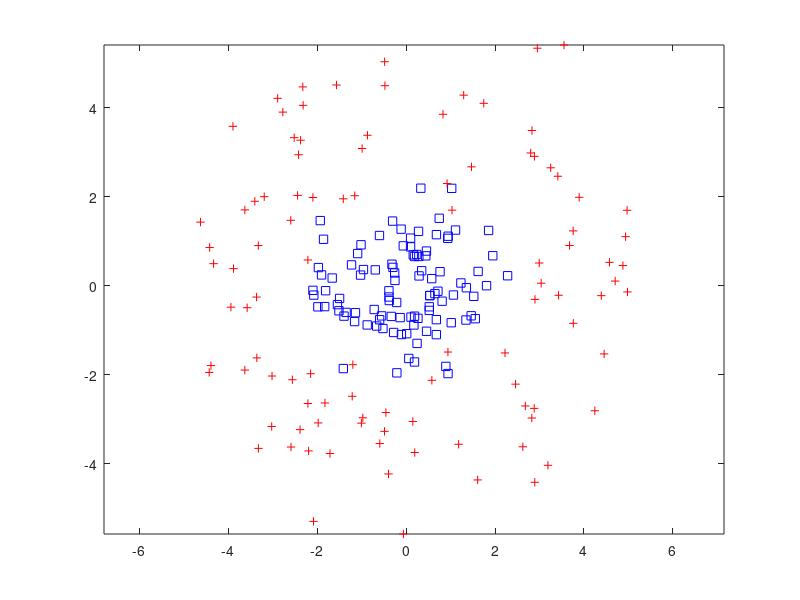

Write MATLAB code to recreate this figure. (Note: this script raises an error after producing the figure.)
% This script uses Mutual Information to guide
% the region splitting.
% Author: Jake Gunther
% Date: December 8, 2023

% Generate data in 2D
num = 100;
dataset.D = 2;
x = randn(num,2);
r = randn(num,1) + 4;
th = 2*pi*rand(num,1);
y = [r.*cos(th),r.*sin(th)];
dataset.X = [x;y];
dataset.y = [zeros(num,1);ones(num,1)]; % Classes 0 and 1
dataset.K = 2; % Number of classes
dataset.N = length(dataset.y);
dataset.xmax = max(dataset.X(:,1));
dataset.xmin = min(dataset.X(:,1));
dataset.ymax = max(dataset.X(:,2));
dataset.ymin = min(dataset.X(:,2));
clear x r th y num;

% Plot dataset
figure(30); clf;
for i=1:dataset.N
    if dataset.y(i) > 0
        plot(dataset.X(i,1),dataset.X(i,2),'r+'); hold on;
    else
        plot(dataset.X(i,1),dataset.X(i,2),'bs'); hold on;
    end
end
axis equal;

% Perform encoding by applying AdaBoost algorithm using stumps
enc.T = 30; % Number of classifiers
enc.t = zeros(enc.T,1); % Thresholds
enc.f = zeros(enc.T,1); % Feature indexes
enc.MI = zeros(enc.T,1); % Mutual information

% Loop over weak classifiers
for i=1:enc.T
    % Loop over dimensions
    bestmax = -inf;
    bestind = 0;
    bestthresh = 0;
    for d=1:dataset.D % Loop over dimensions in the feature vector
        % Extract the data for this dimension and sort it
        x = dataset.X(:,d); % Data
        [~,ind] = sort(x,'ascend'); % Sort

        % Try all the splits and compute the error assuming stumps
        themax = -inf;
        maxind = 0;

        % Create empty dictionaries
        Nc = configureDictionary('double','double');
        Mj = configureDictionary('double','double');
        Ncj = configureDictionary('double','double');
        
        % Initialize the dictionary counts:
        for s=1:dataset.N
            % 1. Get codeword index for each data point
            c = 0;
            for j=1:i-1
                if dataset.X(s,enc.f(j)) > enc.t(j)
                    c = c + 2^(j-1);
                end
            end

            % 2. Append a 1 to the codeword
            y = dataset.y(s); % Zero-based index
            c = c + 2^(i-1); % Zero-based index
            cj = c*dataset.K + y; % Zero-based index

            % 3. Index the dictionaries and increment counts
            Ncval = lookup(Nc,c,FallbackValue=0);
            Ncval = Ncval + 1;
            Nc(c) = Ncval;

            Mjval = lookup(Mj,y,Fallbackvalue=0);
            Mjval = Mjval + 1;
            Mj(y) = Mjval;

            Ncjval = lookup(Ncj,cj,Fallbackvalue=0);
            Ncjval = Ncjval + 1;
            Ncj(cj) = Ncjval;
            disp([c y cj]);
        end
        %fprintf('Initialization\n');
        %fprintf('Nc sum = %d\n',sumvals(Nc));
        %fprintf('Mj sum = %d\n',sumvals(Mj));
        %fprintf('Ncj sum = %d\n',sumvals(Ncj));
        %pause;
        
        MI = zeros(dataset.N-1,1);
        net_sum = 0;
        for s = 1:dataset.N-1 % Loop over splits
            % 1. Get codeword for x(s)
            c = 0;
            for j=1:i-1
                if dataset.X(ind(s),enc.f(j)) > enc.t(j)
                    c = c + 2^(j-1);
                end
            end
            
            % 2. Append a 1 to the codeword
            y = dataset.y(ind(s)); % Zero-based index
            c = c + 2^(i-1); % Zero-based index
            cj = c*dataset.K + y; % Zero-based index
            
            % 3. Index the dictionaries and decrement the counts
            Ncval = Nc(c);
            Ncval = Ncval - 1;
            if Ncval <= 0
                Nc(c) = [];
            else
                Nc(c) = Ncval;
            end

            Mjval = Mj(y);
            Mjval = Mjval - 1;
            if Mjval <= 0
                Mj(y) = [];
            else
                Mj(y) = Mjval;
            end

            Ncjval = Ncj(cj);
            Ncjval = Ncjval - 1;
            net_sum = net_sum - 1;
            if Ncjval <= 0
                Ncj(cj) = [];
            else
                Ncj(cj) = Ncjval;
            end
            
            % 4. Append a 0 to the codeword
            c = c - 2^(i-1); % Zero-based index
            cj = c*dataset.K + y; % Zero-based index
            
            % 5. Index the dictionaries and increment the counts
            Ncval = lookup(Nc,c,FallbackValue=0);
            Ncval = Ncval + 1;
            Nc(c) = Ncval;

            Mjval = lookup(Mj,y,Fallbackvalue=0);
            Mjval = Mjval + 1;
            Mj(y) = Mjval;

            Ncjval = lookup(Ncj,cj,Fallbackvalue=0);
            Ncjval = Ncjval + 1;
            Ncj(cj) = Ncjval;
            net_sum = net_sum + 1;
            
            % 6. Compute mutual information
            e = entries(Ncj,'struct');
            MI(s) = 0;
            for ie = 1:length(e)
                cj = e(ie).Key;
                c = floor(cj/dataset.K);
                y = cj - c*dataset.K;
                Ncval = Nc(c);
                Mjval = Mj(y);
                Ncjval = Ncj(cj);
                wc = Ncval/dataset.N;
                wj = Mjval/dataset.N;
                wcj = Ncjval/dataset.N;
                v = wcj / (wc*wj);
                g = v*log(v);
                if g>20 % Clip
                    g = 20; disp('CLIPPED');
                end
                MI(s) = MI(s) + wc*wj*g;
            end % Loop over graph edges ei
            
            if MI(s) > themax
                themax = MI(s);
                maxind = ind(s);
                maxind1 = ind(s+1);
            end

            %fprintf('s=%d =======================\n',s);
            %fprintf('Nc sum = %d\n',sumvals(Nc));
            %fprintf('Mj sum = %d\n',sumvals(Mj));
            %fprintf('Ncj sum = %d\n',sumvals(Ncj));
            %fprintf('net sum = %d\n',net_sum);
        end % Loop over splits s
        if themax > bestmax
            bestmax = themax;
            bestind = d;
            bestthresh = 0.5*(dataset.X(maxind,d) + dataset.X(maxind1,d));
        end
        figure(20);
        plot(MI); hold on;
    end % Loop over dimensions d
    figure(20); hold off;
    
    % Build the weak learner
    enc.f(i) = bestind;
    enc.t(i) = bestthresh;

    figure(30); ax = axis;
    if enc.f(i) == 1
        plot(enc.t(i)*[1 1],ax(3:4),'LineWidth',3);
    else
        plot(ax(1:2),enc.t(i)*[1 1],'LineWidth',3);
    end
    pause;
end
figure(30); hold off;
